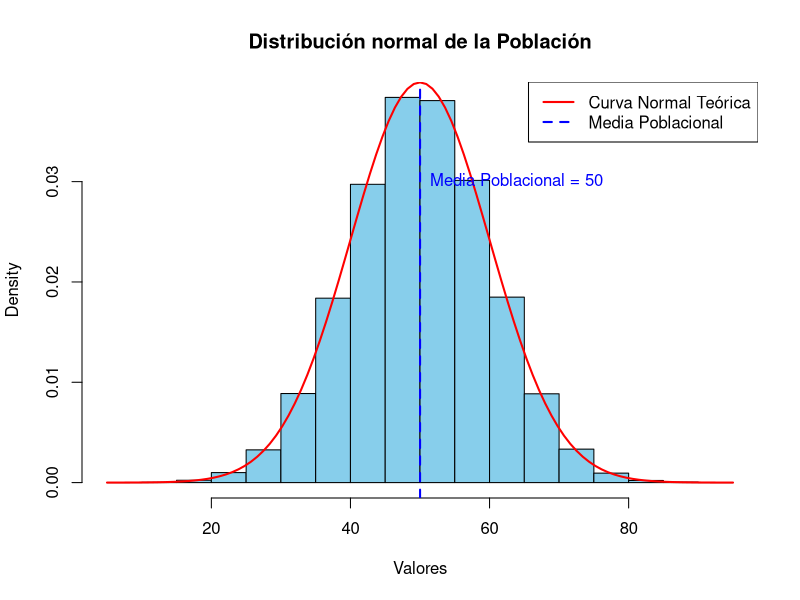
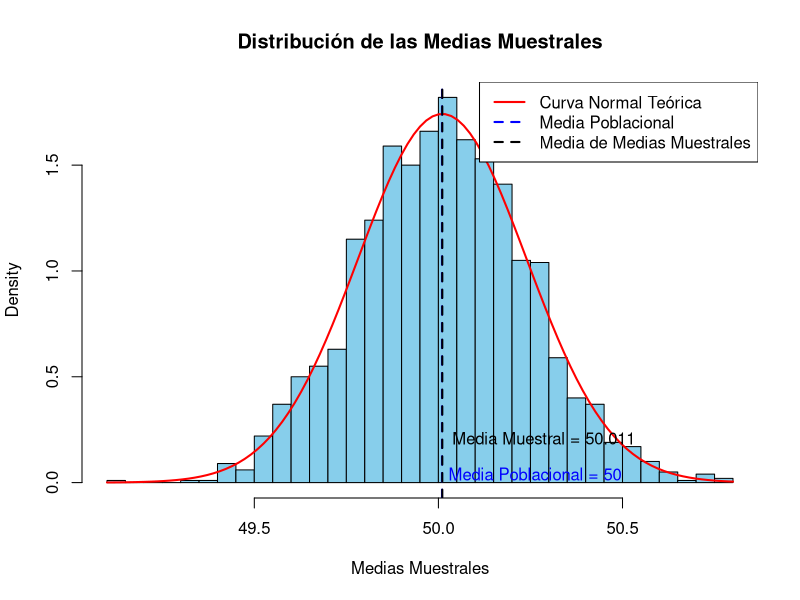
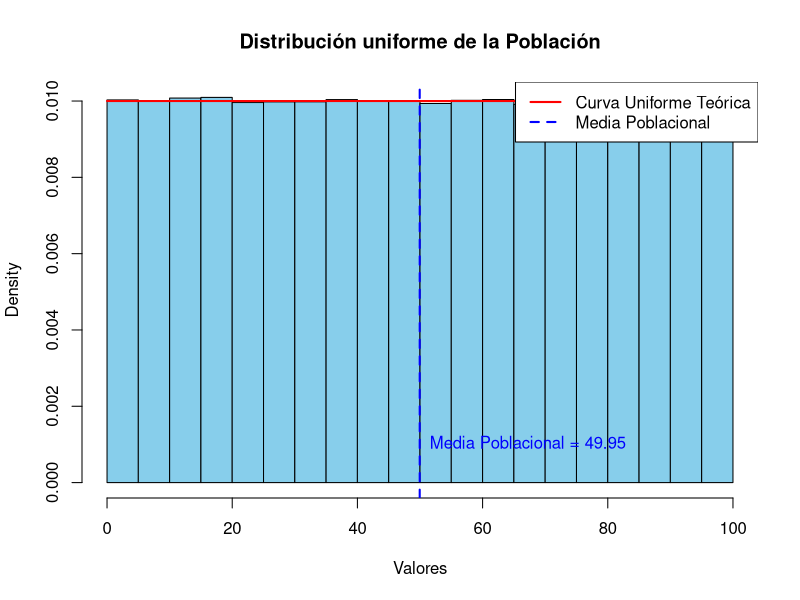
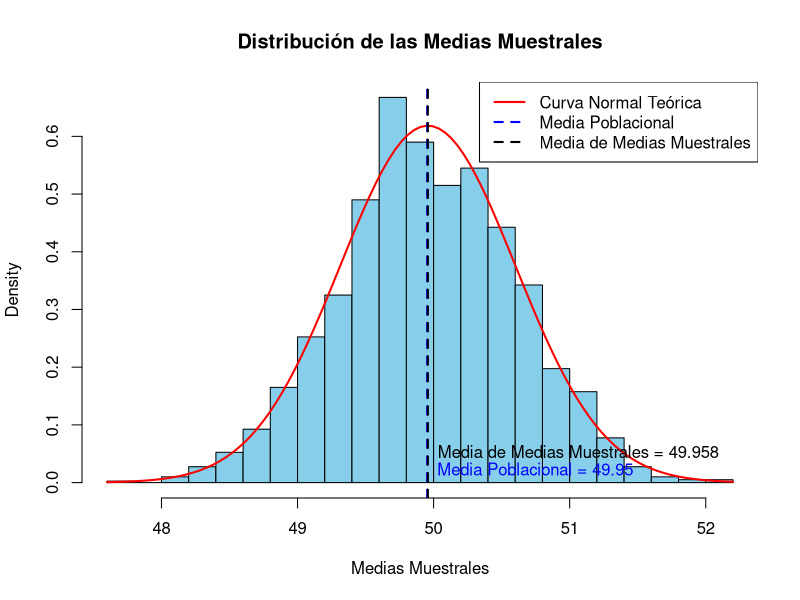
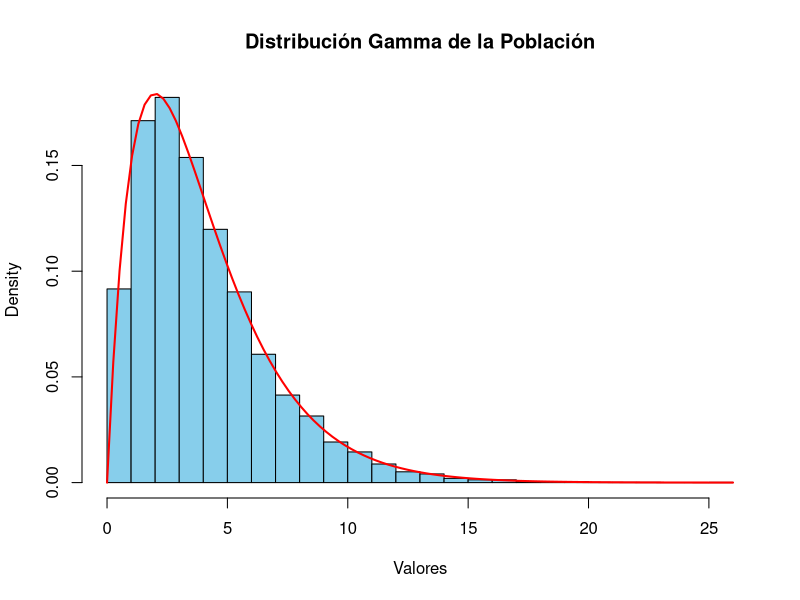
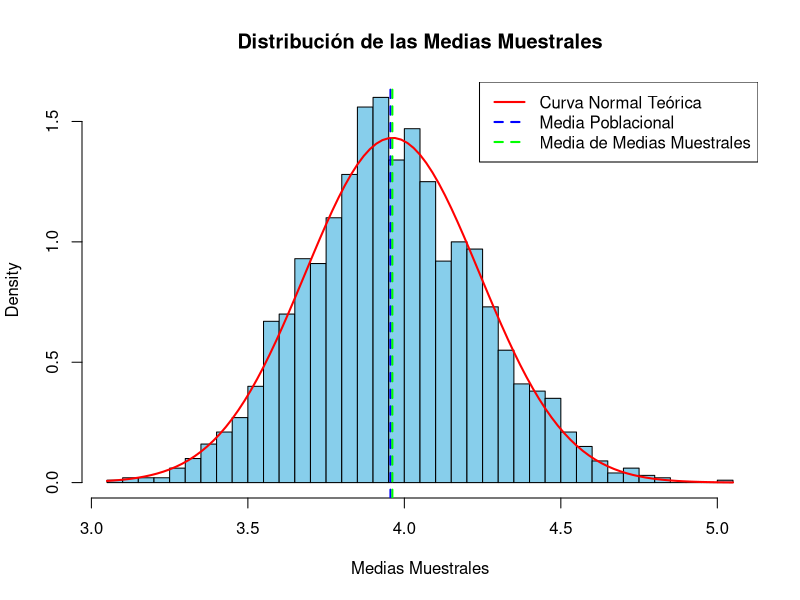

Source code (R) for these figures, in order:
##----------------------------------------------------------------------------##
#                                                                              #
#    Medición y Diseño 2024 | Carneiro y Méndez                                #
#    EJEMPLO PRACTICO TEOREMA CENTRAL DEL LIMITE                               #
#                                                                              #
##----------------------------------------------------------------------------##

################

### CON DISTRIBUCION NORMAL ----

# Configuración
set.seed(123) # Para reproducibilidad

# Paso 1: Crear una población con distribución normal
media_poblacional <- 50
desviacion_estandar_poblacional <- 10
poblacion <- rnorm(100000, mean = media_poblacional, sd = desviacion_estandar_poblacional) # Distribución normal

# Graficar la distribución de la población
hist(poblacion, probability = TRUE, main = "Distribución normal de la Población",
     xlab = "Valores", col = "skyblue", breaks = 30)

# Curva normal
curve(dnorm(x, mean = media_poblacional, sd = desviacion_estandar_poblacional), 
      col = "red", lwd = 2, add = TRUE)

abline(v = mean(poblacion), col = "blue", lwd = 2, lty = 2) # Media de la población

legend("topright", legend = c("Curva Normal Teórica", "Media Poblacional"),
       col = c("red", "blue"), lty = c(1, 2), lwd = 2)

text(x = media_poblacional, y = 0.03, labels = paste("Media Poblacional =", media_poblacional), col = "blue", pos = 4)

# Paso 2: Tomar múltiples muestras y calcular sus medias

# Parámetros
n_muestras <- 2000  # Número de muestras
tamano_muestra <- 2000  # Tamaño de cada muestra

medias_muestrales <- numeric(n_muestras) # Vector para almacenar las medias muestrales

for (i in 1:n_muestras) {
  muestra <- sample(poblacion, tamano_muestra, replace = FALSE)
  medias_muestrales[i] <- mean(muestra)
}


medias_dataframe <- data.frame(Muestra = 1:n_muestras, Media = medias_muestrales)

# Paso 3: Graficar la distribución de las medias muestrales
hist(medias_muestrales, breaks = 30, probability = TRUE, 
     main = "Distribución de las Medias Muestrales", 
     xlab = "Medias Muestrales", col = "skyblue")

# Superponer una curva normal teórica
curve(dnorm(x, mean = mean(medias_muestrales), sd = sd(medias_muestrales)), 
      col = "red", lwd = 2, add = TRUE)

# Mostrar la media de la población y la media de las medias muestrales
abline(v = mean(poblacion), col = "blue", lwd = 2, lty = 2) # Media de la población
abline(v = mean(medias_muestrales), col = "black", lwd = 2, lty = 2) # Media de las medias muestrales

legend("topright", legend = c("Curva Normal Teórica", "Media Poblacional", "Media de Medias Muestrales"),
       col = c("red", "blue", "black"), lty = c(1, 2, 2), lwd = 2)

text(x = media_poblacional, y = 0.03, labels = paste("Media Poblacional =", media_poblacional), col = "blue", pos = 4)
text(x = mean(medias_muestrales), y = 0.20, labels = paste("Media Muestral =", round(mean(medias_muestrales),3)), col = "black", pos = 4)



### CON DISTRIBUCION UNIFORME ----

# Configuración
set.seed(123) # Para reproducibilidad

# Paso 1: Crear una población con distribución uniforme
min_poblacional <- 0
max_poblacional <- 100
poblacion <- runif(1000000, min = min_poblacional, max = max_poblacional) # Distribución uniforme

# Graficar la distribución de la población
hist(poblacion, probability = TRUE, main = "Distribución uniforme de la Población",
     xlab = "Valores", col = "skyblue", breaks = 30)

# Curva uniforme
curve(dunif(x, min = min_poblacional, max = max_poblacional), 
      col = "red", lwd = 2, add = TRUE)

abline(v = mean(poblacion), col = "blue", lwd = 2, lty = 2) # Media de la población

legend("topright", legend = c("Curva Uniforme Teórica", "Media Poblacional"),
       col = c("red", "blue"), lty = c(1, 2), lwd = 2)

text(x = mean(poblacion), y = 0.001, labels = paste("Media Poblacional =", round(mean(poblacion), 2)), col = "blue", pos = 4)

# Paso 2: Tomar múltiples muestras y calcular sus medias

# Parámetros
n_muestras <- 2000  # Número de muestras
tamano_muestra <- 2000  # Tamaño de cada muestra

medias_muestrales <- numeric(n_muestras) # Vector para almacenar las medias muestrales

for (i in 1:n_muestras) {
  muestra <- sample(poblacion, tamano_muestra, replace = FALSE)
  medias_muestrales[i] <- mean(muestra)
}

medias_dataframe_2 <- data.frame(Muestra = 1:n_muestras, Media = medias_muestrales)


# Paso 3: Graficar la distribución de las medias muestrales
hist(medias_muestrales, breaks = 30, probability = TRUE, 
     main = "Distribución de las Medias Muestrales", 
     xlab = "Medias Muestrales", col = "skyblue")

# Superponer una curva normal teórica
curve(dnorm(x, mean = mean(medias_muestrales), sd = sd(medias_muestrales)), 
      col = "red", lwd = 2, add = TRUE)

# Mostrar la media de la población y la media de las medias muestrales
abline(v = mean(poblacion), col = "blue", lwd = 2, lty = 2) # Media de la población
abline(v = mean(medias_muestrales), col = "black", lwd = 2, lty = 2) # Media de las medias muestrales

legend("topright", legend = c("Curva Normal Teórica", "Media Poblacional", "Media de Medias Muestrales"),
       col = c("red", "blue", "black"), lty = c(1, 2, 2), lwd = 2)

text(x = mean(poblacion), y = 0.02, labels = paste("Media Poblacional =", round(mean(poblacion), 2)), col = "blue", pos = 4)
text(x = mean(medias_muestrales), y = 0.05, labels = paste("Media de Medias Muestrales =", round(mean(medias_muestrales), 3)), col = "black", pos = 4)


## CON DISTRIBUCION GAMMA ----

# Configuración
set.seed(123) # Para reproducibilidad

# Parámetros de la distribución gamma
shape_param <- 2  # Parámetro de forma (alpha)
scale_param <- 2  # Parámetro de escala (theta)

# Crear una población con distribución gamma
poblacion <- rgamma(10000, shape = shape_param, scale = scale_param)

# Graficar la distribución de la población
hist(poblacion, probability = TRUE, main = "Distribución Gamma de la Población",
     xlab = "Valores", col = "skyblue", breaks = 30)

# Superponer la densidad teórica de la distribución gamma
curve(dgamma(x, shape = shape_param, scale = scale_param), 
      col = "red", lwd = 2, add = TRUE)

# Parámetros
n_muestras <- 2000  # Número de muestras
tamano_muestra <- 100  # Tamaño de cada muestra

# Paso 2: Tomar múltiples muestras y calcular sus medias
medias_muestrales <- numeric(n_muestras) # Vector para almacenar las medias muestrales

for (i in 1:n_muestras) {
  muestra <- sample(poblacion, tamano_muestra, replace = FALSE)
  medias_muestrales[i] <- mean(muestra)
}

medias_dataframe_3 <- data.frame(Muestra = 1:n_muestras, Media = medias_muestrales)


# Paso 3: Graficar la distribución de las medias muestrales
hist(medias_muestrales, breaks = 30, probability = TRUE, 
     main = "Distribución de las Medias Muestrales", 
     xlab = "Medias Muestrales", col = "skyblue")

# Superponer una curva normal teórica
curve(dnorm(x, mean = mean(medias_muestrales), sd = sd(medias_muestrales)), 
      col = "red", lwd = 2, add = TRUE)

# Mostrar la media de la población y la media de las medias muestrales
abline(v = mean(poblacion), col = "blue", lwd = 2, lty = 2) # Media de la población
abline(v = mean(medias_muestrales), col = "green", lwd = 2, lty = 2) # Media de las medias muestrales

legend("topright", legend = c("Curva Normal Teórica", "Media Poblacional", "Media de Medias Muestrales"),
       col = c("red", "blue", "green"), lty = c(1, 2, 2), lwd = 2)
